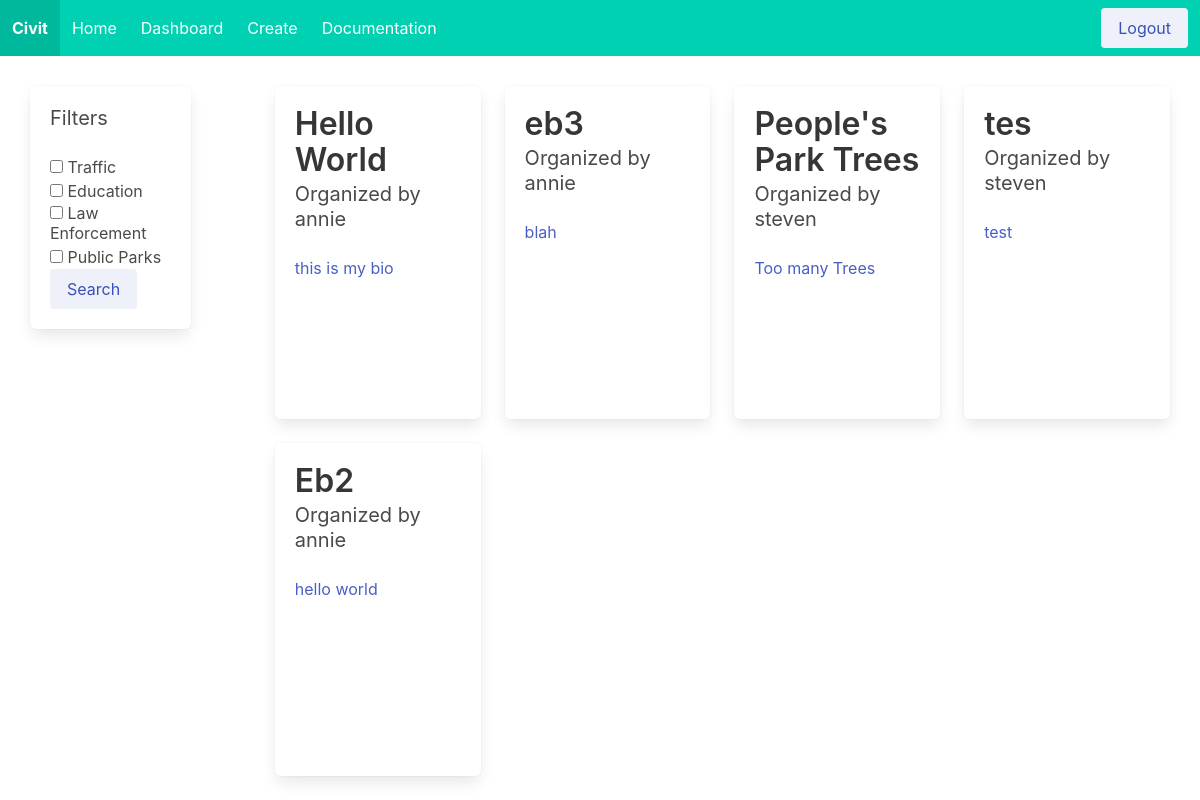
Screenshot of / (signed in) with the database file from the repository.
### initz/models.py (models this page shows, shortened)
class Initiative(models.Model):
    primary_organizer = models.ForeignKey(User, related_name='primary_organizer', on_delete=models.CASCADE)
    title = models.CharField(max_length=200)
    problem_statement = models.TextField()
    people_impact = models.TextField()
    legislative_scope = models.TextField()
    date_created = models.DateTimeField(auto_now_add=True, editable=False)
    type = models.CharField(max_length=25)
    supporters = models.ManyToManyField(User, related_name='supporters')
    donors = models.ManyToManyField(User, related_name='donors')
    sponsors = models.ManyToManyField(User, related_name='sponsors')
    organizers = models.ManyToManyField(User, related_name='organizers')

### accounts/models.py (models this page shows)
class User(AbstractUser):
    bio = models.TextField(max_length=500, blank=True)
    profile_picture = models.URLField(blank=True, null=True)

### accounts/views.py (the view)
# urls.py: 2. Add a URL to urlpatterns:  path('', views.home, name='home')
def home(request):
    initiatives = Initiative.objects.all()
    return render(request, 'home_a.html', {'initiatives':initiatives})

### templates/home_a.html
{% extends 'base.html' %}
{% block content %}
    {% if not user.is_authenticated %}
    <div>
        <div class="columns" style="margin-right: 30px">
            <div class="column is-half">
                <section class="hero is-medium">
                  <div class="hero-body">
                    <div class="container">
                        <h1 style="font-size: 60pt">You can be a Leader.</h1>
                        <a class="button is-large is-danger" style="margin-top: 50px; width: 50%" href="{% url 'register' %}">Join</a>
                    </div>
                  </div>
                </section>
            </div>
            <div class="column is-one-quarter" style="padding: 15px; padding-top: 60px">
                <div style="background-color: #FFFF54; border-radius: 7px; height: 350px; margin-bottom: 30px">
                    <div>
                        <img src="https://images.unsplash.com/photo-1438761681033-6461ffad8d80?ixid=MnwxMjA3fDB8MHxzZWFyY2h8MXx8cmFuZG9tJTIwcGVvcGxlfGVufDB8fDB8fA%3D%3D&ixlib=rb-1.2.1&w=1000&q=80" style="border-radius: 7px 7px 0px 0px">
                    </div>
                    <div style="padding: 15px; text-align: center">
                        <h1 class="title">At the White House</h1>
                        <a href="#">See the Status Update ></a>
                    </div>
                </div>
                <div style="background-color: #BF436C; border-radius: 7px; height: 150px; margin-bottom: 30px">
                    <div style="text-align: center">
                        <h1 style="font-size: 50pt; color: white">21st</h1>
                        <h1 style="color: white">Save the Trees Protest</h1>
                    </div>
                </div>
                <div style="background-color: #FFFF54; border-radius: 7px; height: 50px">
                    <div>
                        <h1 class="title" style="text-align: center; padding-top: 5px">Climate Change</h1>
                    </div>
                </div>
            </div>
            <div class="column is-one-quarter" style="padding: 15px; padding-top: 60px">
                <div style="background-color: #52AD93; border-radius: 7px; height: 50px; margin-bottom: 30px">
                    <div>
                        <h1 class="title" style="text-align: center; padding-top: 5px">Education</h1>
                    </div>
                </div>
                <div style="background-color: #5CC4DB; border-radius: 7px; height: 525px; margin-bottom: 30px; box-shadow: 10px 10px">
                    <div>
                        <img src="https://images.ctfassets.net/hrltx12pl8hq/31f9j3A3xKasyUMMsuIQO8/6a8708add4cb4505b65b1cee3f2e6996/9db2e04eb42b427f4968ab41009443b906e4eabf-people_men-min.jpg?fit=fill&w=368&h=207" style="border-radius: 7px 7px 0px 0px">
                    </div>
                    <div style="text-align: center; padding: 10px">
                        <h1 class="title">Fundraising Goal</h1>
                        <h1>We've come so far in this initiative, and we can't stop now. Let's cover 20 more districts and fulfill the promise of a brighter future.</h1>
                        <div style="margin: 10px; padding: 10px">
                            <button class="button is-fullwidth is-light" style="margin-bottom: 10px">Sign</button>
                            <button class="button is-fullwidth is-danger">Donate</button>
                        </div>
                    </div>
                </div>
            </div>
        </div>
    </div>
    {% else %}
    <div>
        <div class="columns">
            <div class="column is-one-fifth">
                <div style="padding: 30px">
                     <div class="box" style="height: 100%;">
                         <h1 class="subtitle">Filters</h1>
                         <form method="get">
                             <label for="filter-category-a" class="checkbox">
                                 <input type="checkbox" value="a" id="filter-category-a">
                                 Traffic
                             </label>
                             <br>
                             <label for="filter-category-a" class="checkbox">
                                 <input type="checkbox" value="b" id="filter-category-b">
                                 Education
                             </label>
                             <br>
                             <label for="filter-category-a" class="checkbox">
                                 <input type="checkbox" value="c" id="filter-category-c">
                                 Law Enforcement
                             </label>
                             <br>
                             <label for="filter-category-a" class="checkbox">
                                 <input type="checkbox" value="c" id="filter-category-c">
                                 Public Parks
                             </label>
                             <br>
                             <button class="button is-link is-light" type="submit" value="submit">Search</button>
                         </form>
                     </div>
                 </div>
            </div>
            <div class="column">
                <div style="padding: 30px">
                    <div class="columns">
                        <div class="column">
                            <div class="box" style="height:80%;">
                                <a href="{% url 'viewinit' initiatives.0.pk %}"><article>
                                    <p class="title">{{ initiatives.0.title }}</p>
                                    <p class="subtitle">Organized by {{ initiatives.0.primary_organizer }}</p>
                                    <p>{{ initiatives.0.problem_statement }}</p>
                                </article></a>
                            </div>
                            <div class="box" style="height:80%;">
                                <a href="{% url 'viewinit' initiatives.1.pk %}"><article>
                                    <p class="title">{{ initiatives.1.title }}</p>
                                    <p class="subtitle">Organized by {{ initiatives.1.primary_organizer }}</p>
                                    <p>{{ initiatives.1.problem_statement }}</p>
                                </article></a>
                            </div>
                        </div>
                        <div class="column">
                            <div class="box" style="height:80%;">
                                <a href="{% url 'viewinit' initiatives.2.pk %}"><article>
                                    <p class="title">{{ initiatives.2.title }}</p>
                                    <p class="subtitle">Organized by {{ initiatives.2.primary_organizer }}</p>
                                    <p>{{ initiatives.2.problem_statement }}</p>
                                </article></a>
                            </div>
                        </div>
                        <div class="column">
                            <div class="box" style="height:80%;">
                                <a href="{% url 'viewinit' initiatives.3.pk %}"><article>
                                    <p class="title">{{ initiatives.3.title }}</p>
                                    <p class="subtitle">Organized by {{ initiatives.3.primary_organizer }}</p>
                                    <p>{{ initiatives.3.problem_statement }}</p>
                                </article></a>
                            </div>
                        </div>
                        <div class="column">
                            <div class="box" style="height:80%;">
                                <a href="{% url 'viewinit' initiatives.4.pk %}"><article>
                                    <p class="title">{{ initiatives.4.title }}</p>
                                    <p class="subtitle">Organized by {{ initiatives.4.primary_organizer }}</p>
                                    <p>{{ initiatives.4.problem_statement }}</p>
                                </article></a>
                            </div>
                        </div>
                    </div>
                </div>
            </div>
        </div>
    </div>
    {% endif %}
{% endblock %}

### rows the page displays
Initiative: title "Hello World", primary_organizer.username "annie", problem_statement "this is my bio"
Initiative: title "Eb2", primary_organizer.username "annie", problem_statement "hello world"
Initiative: title "eb3", primary_organizer.username "annie", problem_statement "blah"
Initiative: title "People's Park Trees", primary_organizer.username "steven", problem_statement "Too many Trees"
Initiative: title "tes", primary_organizer.username "steven", problem_statement "test"
